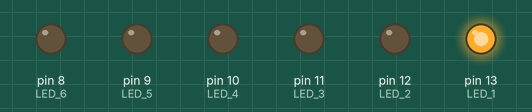
The sketch below on a simulated Arduino Uno, built with avr-gcc and run on an emulated ATmega328P. Shown: output pins drawn as LEDs (lit = HIGH).

Above: at 0.05 s.
At 0.55 s:
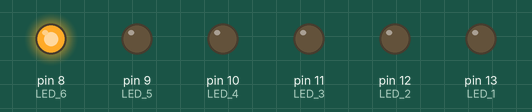
At 0.85 s:
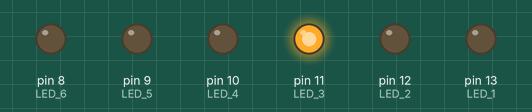
At 1.45 s:
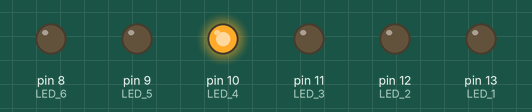
At 2.15 s:
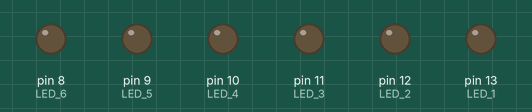
At 2.85 s:
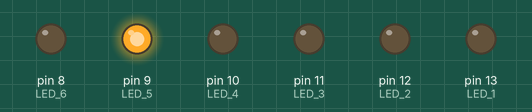
Timing chart, 0 to 3.1 s (numbered marks = the images above):
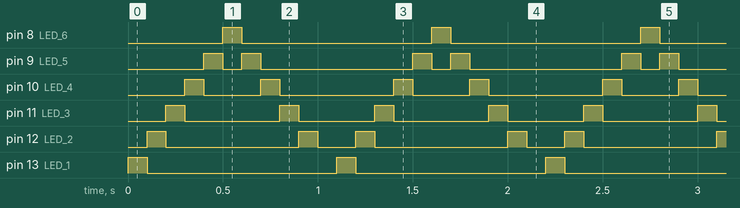

The sketch:

1_HelloBlink_kitt.ino
```cpp
/*
   Arduino de 0 a 100

   Practica n 3
   El coche fantástico (básico)
*/


//ZONA GLOBAL //////////////////////////////////////
/*
   Esta parte del programa se utilizara para:
      -incluir librerias
      -descripcion de los pines a utilizar
      -definicion de las constantes
      -definicion de las variables globales
*/

// declaramos los pines donde conectamos los leds
const byte LED_1 = 13;
const byte LED_2 = 12;
const byte LED_3 = 11;
const byte LED_4 = 10;
const byte LED_5 = 9;
const byte LED_6 = 8;

// esta variable es para modificar el delay facilmente
unsigned int retardo = 100;// variable para el delay de los leds


//FUNCION SETUP/////////////////////////////////
/*
   En funcion se ejecuta cada vez que se inicia la placa de Arduino
   las tareas principales que se realizaran en esta parte seran:
      -Configuracion de los pines (pinMode() )
      -Inicializacion de comunicaciones
*/
void setup()
{

  pinMode(LED_1, OUTPUT);//configuramos led1(pin13), como salida
  pinMode(LED_2, OUTPUT);
  pinMode(LED_3, OUTPUT);
  pinMode(LED_4, OUTPUT);
  pinMode(LED_5, OUTPUT);
  pinMode(LED_6, OUTPUT);

}

//FUNCION LOOP/////////////////////////////
/*
   En esta parte se ubicara el codigo que se ejecuta continuamente,
   en forma de bucle infinito
*/
void loop()
{

  // encinde los leds en un sentido
  digitalWrite(LED_1, HIGH);// enciende el led poniendo en estado alto (HIGH, 5V) la slaida
  delay(retardo); //espera 1 segundo
  digitalWrite(LED_1, LOW);// apaga el led, poniendo a estado bajo (LOW, 0V) la salida digital
  digitalWrite(LED_2, HIGH);
  delay(retardo);
  digitalWrite(LED_2, LOW);
  digitalWrite(LED_3, HIGH);
  delay(retardo);
  digitalWrite(LED_3, LOW);
  digitalWrite(LED_4, HIGH);
  delay(retardo);
  digitalWrite(LED_4, LOW);
  digitalWrite(LED_5, HIGH);
  delay(retardo);
  digitalWrite(LED_5, LOW);
  digitalWrite(LED_6, HIGH);
  delay(retardo);
  digitalWrite(LED_6, LOW);

  // enciande y apaga los leds en el otro sentido
  digitalWrite(LED_5, HIGH);
  delay(retardo);
  digitalWrite(LED_5, LOW);
  digitalWrite(LED_4, HIGH);
  delay(retardo);
  digitalWrite(LED_4, LOW);
  digitalWrite(LED_3, HIGH);
  delay(retardo);
  digitalWrite(LED_3, LOW);
  digitalWrite(LED_2, HIGH);
  delay(retardo);
  digitalWrite(LED_2, LOW);
  delay(retardo);


}
```

Measured:
- by itself, pin 8 (LED_6), pin 13 (LED_1): alternates HIGH for 0.10 s and LOW for 1.0 s
- by itself, pin 9 (LED_5): repeats every 1.1 s: LOW 0.10 s, HIGH 0.10 s, LOW 0.80 s, HIGH 0.10 s
- by itself, pin 10 (LED_4): repeats every 1.1 s: LOW 0.30 s, HIGH 0.10 s, LOW 0.60 s, HIGH 0.10 s
- by itself, pin 11 (LED_3): alternates HIGH for 0.10 s and LOW for 0.45 s
- by itself, pin 12 (LED_2): repeats every 1.1 s: LOW 0.70 s, HIGH 0.10 s, LOW 0.20 s, HIGH 0.10 s
